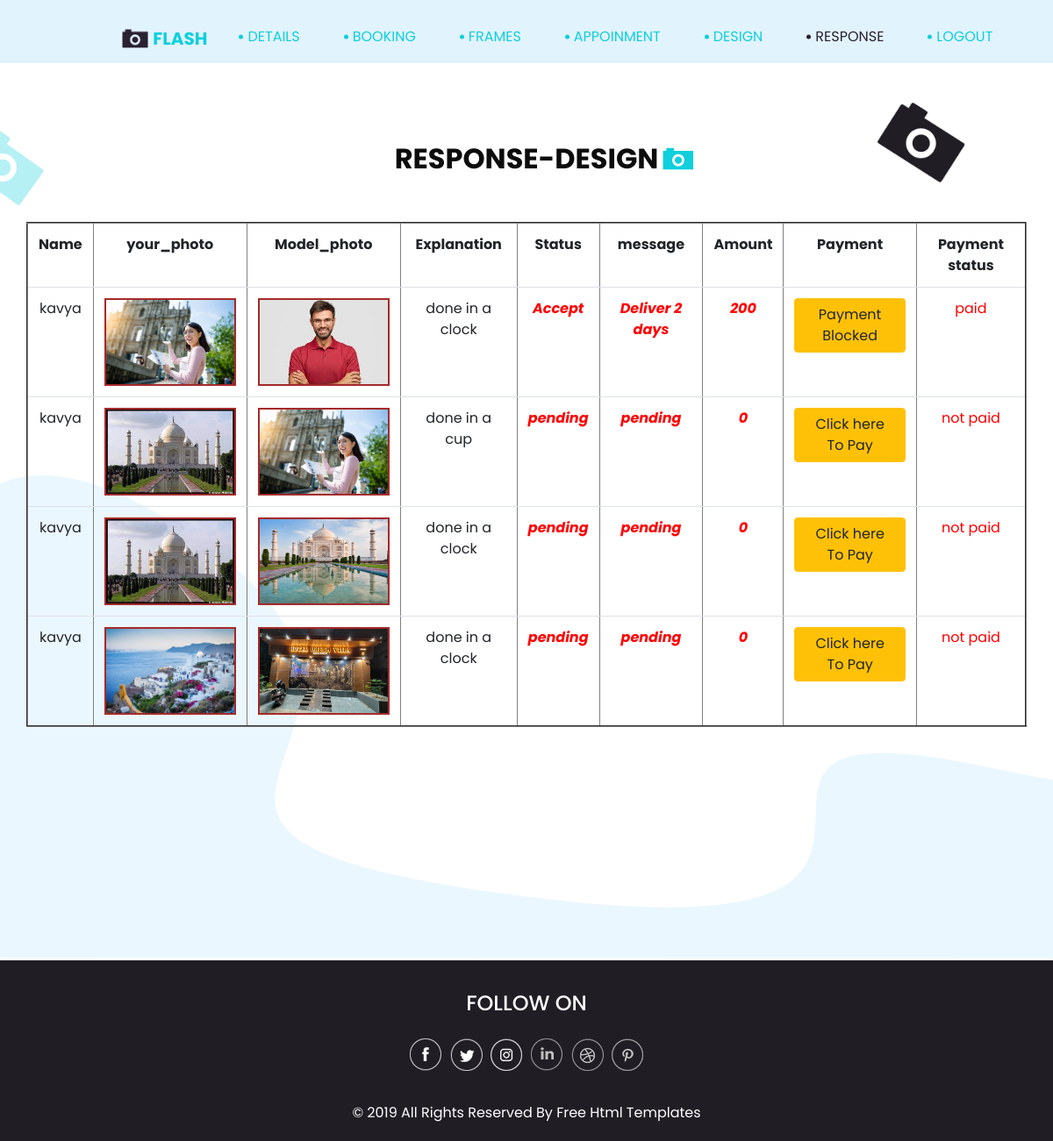
Screenshot of /response_design (signed in) with the database file from the repository.
### studio_app/models.py (models this page shows)
class designs(models.Model):
    user = models.ForeignKey(User, on_delete=models.CASCADE)
    name=models.CharField(max_length=20)
    email = models.CharField(max_length=20)
    phone = models.IntegerField()
    your=models.FileField(upload_to='media',null=True)
    model=models.ImageField(upload_to='media',null=True)
    explain = models.CharField(max_length=100)
    amount = models.IntegerField()
    status = models.CharField(max_length=20)
    message = models.CharField(max_length=20)
    payment_status = models.CharField(max_length=20,default="not paid")

### studio_app/views.py (the view)
# urls.py: path('response_design', views.response_design),
def response_design(request):
    data=designs.objects.all()
    data =designs.objects.filter(name=request.user)
    return render(request, 'response_design.html', {'data': data})

### template/response_design.html (shortened to what this page needs)
<!DOCTYPE html>
<html xmlns="http://www.w3.org/1999/html" xmlns="http://www.w3.org/1999/html">
<head>
  {% load static %}
  <link rel="stylesheet" type="text/css" href="{% static 'css/bootstrap.css' %}" />
  <link href="{% static 'css/style.css' %}" rel="stylesheet" />
  <link href="{% static 'css/responsive.css' %}" rel="stylesheet" />
</head>
<body class="sub_page">
  <div class="hero_area">
    <header class="header_section">
      <div class="container-fluid">
        <div class="row">
          <div class="col-lg-11 offset-lg-1">
            <nav class="navbar navbar-expand-lg custom_nav-container ">
              <a class="navbar-brand" href="admin_index.html">
                <img src="{% static 'images/logo.png' %}" alt="">
                <span>
                  Flash
                </span>
              </a>
                 <div class="collapse navbar-collapse" id="navbarSupportedContent">
                <div class="d-flex ml-auto flex-column flex-lg-row align-items-center">
                  <ul class="navbar-nav  ">
                    <li class="nav-item actiive">
                      <a class="nav-link" href="user_index/{{user.id}}">Details <span class="sr-only">(current)</span></a>
                    </li>
                    <li class="nav-item ">
                      <a class="nav-link" href="/user_booking">Booking</a>
                    </li>
                    <li class="nav-item">
                      <a class="nav-link" href="/user_frames">Frames</a>
                    </li>
                     <li class="nav-item">
                      <a class="nav-link" href="/user_appoinment">Appoinment</a>
                    </li>
                     <li class="nav-item">
                      <a class="nav-link" href="/user_design">Design</a>
                    </li>
                     <nav id="colorNav">
                        <li class="nav-item active">
                            <a href="#" class="nav-link">Response</a>
                        </li>
                   </nav>
                    <li class="nav-item">
                      <a class="nav-link" href="logout">Logout</a>
                    </li>
                  </ul>
                </div>
              </div>
            </nav>
          </div>
        </div>
      </div>
    </header>
  </div>
  <section class="contact_section layout_padding">
    <div class="bg-img1">
      <img src="{% static 'images/bg-img-1.png' %}" alt="">
    </div>
    <div class="bg-img2">
      <img src="{% static 'images/bg-img-2.png' %}" alt="">
    </div>
    <div class="container">
      <div class="heading_container">
        <h2>
          Response-Design
        </h2>
      </div>
      <div class="">
        <div class="">
            <form action="" method="post" enctype="multipart/form-data">
              <div class="contact_form-container">
                <div>
                 <table class="table" border="2" style="text-align:center;">
                   <tr>
                     <th>Name</th>
                     <th>your_photo</th>
                     <th>Model_photo</th>
                     <th>Explanation</th>
                     <th>Status</th>
                     <th>message</th>
                      <th>Amount</th>
                     <th>Payment</th>
                     <th>Payment status</th>
                   </tr>
                 {% for i in data %}
                   <tr>
                           <td id="name">{{i.name}}</td>
                           <td><img src="{{i.your.url}}" alt="Not visible" style="height:100px;width:150px;border:2px solid brown"></td>
                           <td><img src="{{i.model.url}}" alt="Not visible" style="height:100px;width:150px;border:2px solid brown"></td>
                           <td>{{i.explain}}</td>
                           <td style="color:red;"><b><i>{{i.status}}</b></i></td>
                           <td style="color:red;"><b><i>{{i.message}}</b></i></td>
                            <td style="color:red;"><b><i>{{i.amount}}</b></i></td>
                                {% if i.payment_status == "not paid" %}
                                 <td><a href="payment_design/{{i.id}}/{{i.amount}}" class="btn btn-warning">Click here To Pay </a></td>
                                {% else %}
                                <td><a href="" class="btn btn-warning"> Payment Blocked </a></td>
                                {% endif %}
                           <td style="color:red;">{{i.payment_status}}</td>
                   </tr>
                 {% endfor %}
                 </table>
                </div>
              </div>
            </form>
          </div>
        </div>
      </div>
  </section>
  <section class="info_section ">
    <div class="container">
      <div class="info_container">
        <div class="info_social">
          <div class="d-flex justify-content-center">
            <h4 class="">
              Follow on
            </h4>
          </div>
          <div class="social_box">
            <a href="">
              <img src="{% static 'images/fb.png' %}" alt="">
            </a>
            <a href="">
              <img src="{% static 'images/twitter.png' %}" alt="">
            </a>
            <a href="">
              <img src="{% static 'images/instagram.png' %}" alt="">
            </a>
            <a href="">
              <img src="{% static 'images/linkedin.png' %}" alt="">
            </a>
            <a href="">
              <img src="{% static 'images/dribble.png' %}" alt="">
            </a>
            <a href="">
              <img src="{% static 'images/pinterest.png' %}" alt="">
            </a>
          </div>
        </div>
      </div>
    </div>
  </section>
  <section class="container-fluid footer_section">
    <div class="container">
      <p>
        &copy; 2019 All Rights Reserved By
        <a href="https://html.design/">Free Html Templates</a>
      </p>
    </div>
  </section>
</body>
</html>

### static/css/style.css (style rules this page uses)
body { font-family: 'Poppins', sans-serif; color: #0c0c0c; background-color: #ffffff; }
.layout_padding { padding: 90px 0; }
.heading_container { display: -webkit-box; display: -ms-flexbox; display: flex; -webkit-box-orient: vertical; -webkit-box-direction: normal; -ms-flex-direction: column; flex-direction: column; -webkit-box-align: center; -ms-flex-align: center; align-items: center; text-align: center; }
.heading_container h2 { position: relative; font-weight: bold; text-transform: uppercase; }
.heading_container h2::before { content: ""; position: absolute; width: 35px; height: 26px; top: 50%; right: -40px; -webkit-transform: translateY(-50%); transform: translateY(-50%); z-index: 1; background-image: url(../images/heading-img.png); background-repeat: no-repeat; }
.hero_area { height: 136vh; position: relative; background-image: url(../images/hero-bg.png); background-size: cover; }
.sub_page .hero_area { height: auto; background-image: none; background-color: #e1f3fd; }
.sub_page .hero_area::after { display: none; }
.header_section .container-fluid { padding-right: 25px; padding-left: 25px; }
.custom_nav-container .navbar-nav .nav-item .nav-link { margin: 10px 30px; padding: 0; color: #0fcfdc; text-align: center; position: relative; text-transform: uppercase; }
.custom_nav-container .navbar-nav .nav-item .nav-link::before { content: ""; width: 5px; height: 5px; position: absolute; top: 50%; left: -10px; -webkit-transform: translateY(-50%); transform: translateY(-50%); background-color: #0fcfdc; border-radius: 100%; }
.custom_nav-container .navbar-nav .nav-item.active .nav-link, .custom_nav-container .navbar-nav .nav-item:hover .nav-link { color: #2a2132; }
.custom_nav-container .navbar-nav .nav-item.active .nav-link::before, .custom_nav-container .navbar-nav .nav-item:hover .nav-link::before { background-color: #2a2132; }
a, a:hover, a:focus { text-decoration: none; }
.btn, .btn:focus { outline: none !important; -webkit-box-shadow: none; box-shadow: none; }
.navbar-brand { display: -webkit-box; display: -ms-flexbox; display: flex; -webkit-box-align: center; -ms-flex-align: center; align-items: center; }
.navbar-brand img { width: 30px; margin-right: 5px; }
.navbar-brand span { font-size: 20px; font-weight: 700; color: #0fcfdc; text-transform: uppercase; }
.custom_nav-container { z-index: 99999; padding-top: 20px; -webkit-box-align: end; -ms-flex-align: end; align-items: flex-end; }
.navbar-expand-lg .navbar-collapse { -webkit-box-align: end; -ms-flex-align: end; align-items: flex-end; }
.contact_section { background-image: url(../images/contact-bg.png); background-repeat: no-repeat; background-position: left bottom; padding-bottom: 250px; position: relative; }
.contact_section .bg-img1 { width: 100px; position: absolute; top: 45px; right: 100px; }
.contact_section .bg-img1 img { width: 100%; }
.contact_section .bg-img2 { width: 50px; position: absolute; top: 75px; left: 0px; }
.contact_section .bg-img2 img { width: 100%; }
.contact_section .contact_form-container { margin-top: 45px; }
.info_section { background-color: #211d25; color: #ffffff; font-family: 'Poppins', sans-serif; }
.info_section .info_container { width: 75%; margin: 0 auto; }
.info_section .info_social { padding-top: 35px; display: -webkit-box; display: -ms-flexbox; display: flex; -webkit-box-orient: vertical; -webkit-box-direction: normal; -ms-flex-direction: column; flex-direction: column; -webkit-box-align: center; -ms-flex-align: center; align-items: center; }
.info_section .info_social h4 { text-transform: uppercase; }
.info_section .info_social .social_box { display: -webkit-box; display: -ms-flexbox; display: flex; margin: 15px auto; -webkit-box-align: center; -ms-flex-align: center; align-items: center; }
.info_section .info_social .social_box img { min-width: 10px; margin: 0 3px; }
.footer_section { background-color: #211d25; display: -webkit-box; display: -ms-flexbox; display: flex; -webkit-box-pack: center; -ms-flex-pack: center; justify-content: center; position: relative; font-family: 'Poppins', sans-serif; }
.footer_section p { color: #ffffff; margin: 0 auto; text-align: center; padding: 20px 0; width: 55%; }
.footer_section a { color: #ffffff; }

### static/css/responsive.css (style rules this page uses)
@media (min-width: 1200px) { .container { max-width: 1170px; } }

### rows the page displays
designs: name "kavya", your (picture), model (picture), explain "done in a clock", status "Accept", message "Deliver 2 days", amount "200", shows "Payment Blocked", payment_status "paid"
designs: name "kavya", your (picture), model (picture), explain "done in a cup", status "pending", message "pending", amount "0", payment_status "not paid"
designs: name "kavya", your (picture), model (picture), explain "done in a clock", status "pending", message "pending", amount "0", payment_status "not paid"
designs: name "kavya", your (picture), model (picture), explain "done in a clock", status "pending", message "pending", amount "0", payment_status "not paid"
